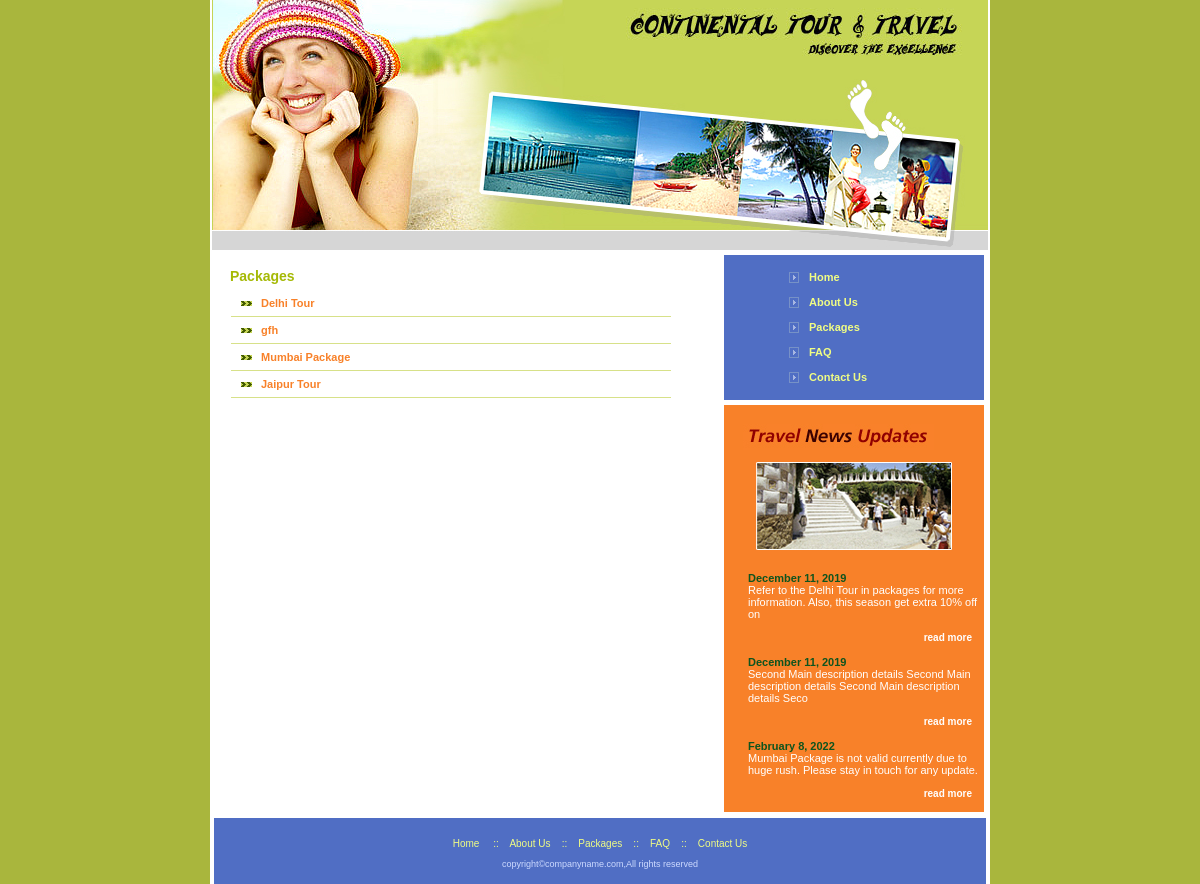
The page /packages.php on the database its author committed.
### tables this page shows
CREATE TABLE `travel_package` (
  `id` int(11) NOT NULL,
  `name` varchar(225) NOT NULL,
  `details` text NOT NULL
);

CREATE TABLE `travel_news` (
  `id` int(11) NOT NULL,
  `title` text NOT NULL,
  `details` text NOT NULL,
  `created_at` date NOT NULL
);

### body_right.php (the view)
<table width="100%" cellspacing="0" cellpadding="0">
          <tr>
            <td align="right" valign="top" style="padding-right:6px;"><table width="260" cellpadding="0" cellspacing="0" bgcolor="#506EC4">
              <tr>
                <td style="padding-top:10px; padding-bottom:10px;">
				<div class="menu"><a href="index.php">Home</a></div>
				<div class="menu"><a href="aboutus.php">About Us</a></div>
				<div class="menu"><a href="packages.php">Packages</a></div>
				<div class="menu"><a href="faq.php">FAQ</a></div>
				<div class="menu"><a href="contactus.php">Contact Us</a></div>				</td>
              </tr>
            </table></td>
          </tr>
          <tr>
            <td align="right" valign="top" style="padding-right:6px; padding-top:5px;">
			<table width="260" cellpadding="0" cellspacing="0" bgcolor="#F88129">
              <tr>
                <td align="left" valign="top" style="padding-top:19px; padding-left:19px;"><img src="images/index_20.jpg" width="191" height="26" alt="" /></td>
              </tr>
			    <tr>
                <td align="center" valign="top" style="padding-top:12px;
				padding-bottom:12px;"><img src="images/index_45.jpg" width="196" height="88" alt="" /></td>
              </tr>
			  <tr>
			  <td align="left" valign="top" style="color:#FFFFFF; padding-left:24px; padding-top:10px; padding-right:4px;">
             	<marquee direction="up"  height="352" scrolldelay="200" >
				<?php
				while($row_news=mysqli_fetch_array($rs_news))
				{
				?>
					<span style="color:#0E541E; font-weight:bold;"><?php echo date("F j, Y",strtotime($row_news['created_at'])); ?></span><br />
					 <?php echo substr($row_news['details'],0,100); ?><br /><br />
				  <span  style="float:right;"><a href="newsdetails.php?id=<?php echo $row_news['id'] ?>" class="more2"  style="text-decoration:none;">read more </a></span><br /><br />
				  <?php
				  }
				  ?>
				</marquee>
			 </td>
			  </tr>
            </table></td>
          </tr>
        </table>

### body_packages.php
<table width="94%" border="0" align="left" cellpadding="0" cellspacing="0">
          <tr>
            <td height="35" align="left" valign="middle" class="heading" style="padding-top:6px;">Packages</td>
          </tr>
          <tr>
            <td valign="top" class="contentbody">
				<table width="440" cellspacing="0" cellpadding="0">
                  <tr>
                    <td width="51%"  align="left" valign="top">
					<?php
					while($row_packagefirst=mysqli_fetch_array($rs_packagefirst))
					{
					?>
			 <div class="link" style="border-bottom:#D7E189 1px solid;" title="Click here for Details">
			 <a href="packageDetails.php?id=<?php echo $row_packagefirst['id']; ?>"><?php echo $row_packagefirst['name']; ?></a> </div>
					<?php
					}
					?>
					</td>
                  </tr>
                </table>
              </td>
          </tr>
        </table>

### styles/style.css (style rules this page uses)
body { padding:0px; margin:0px; background-color:#A9B63D; }
td { font-family:Verdana, Arial, Helvetica, sans-serif; font-size:11px; color:#666666; }
.menu { font-family:Verdana, Arial, Helvetica, sans-serif; font-size:11px; font-weight:bold; text-align:left; color:#F0FD84; background-image:url(../images/index_07.jpg); background-repeat:no-repeat; background-position:65px; padding-left:85px; line-height:25px; }
.menu a { color:#F0FD84 ;text-decoration:none; }
.more2 { color:#ffffff; font-size:10px; font-weight:bold; padding-top:8px; padding-bottom:8px; padding-right:8px; }
.heading { color:#E91B01; padding-left:20px; font-weight:bold; font-size:14px; }
.link { font-family:Verdana, Arial, Helvetica, sans-serif; color:#ffffff; background-image:url(../images/index_49.jpg); background-repeat:no-repeat; background-position:10px; padding-left:30px; line-height:26px; }
.link a { color:#FFFFFF; text-decoration:none; }
.contentbody { color:#878282; padding-left:21px; text-align:justify; }
.contentbody a { color:#F88129; font-weight:bold; text-decoration:none; }
.heading { color:#A5B905; font-weight:bold; font-size:14px; }

### rows shown on the page
travel_package: name "Delhi Tour"
travel_package: name "gfh"
travel_package: name "Mumbai Package"
travel_package: name "Jaipur Tour"
travel_news: created_at "December 11, 2019", details "Refer to the Delhi Tour in packages for more information. Also, this season get extra 10% off on"
travel_news: created_at "December 11, 2019", details "Second Main description details Second Main description details Second Main description details Seco"
travel_news: created_at "February 8, 2022", details "Mumbai Package is not valid currently due to huge rush. Please stay in touch for any update."
